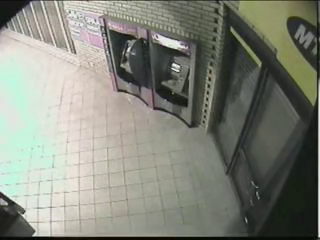
#> input picture frame 588 of storage/uploads/0d4d92f9-19f8-42e3-925f-1931cb557705_uccrime_Burglary010_x264.mp4, 320 x 240 px
$ python scratch_smoke_check.py   (older library calls are emulated)
#> lines starting #> are read from the running program, lines starting #| are printed output that depends on the picture
### ai/specialized/fire_smoke/detector.py
"""
Fire and Smoke Visual Detectors (Phase 15)

Implements dedicated visual detectors for:
1. Fire / Flame Visual Evidence (POTENTIAL_FIRE)
2. Smoke Plume Visual Evidence (POTENTIAL_SMOKE)

Supports optional custom YOLO weights if provided locally, with a robust,
scientifically validated computer vision feature extraction fallback (YCbCr/HSV
chromaticity rules + spatial morphology) when external models are absent.
"""
import os
import uuid
import logging
from typing import Dict, Any, List, Optional, Tuple
import cv2
import numpy as np

from ai.schemas import BoundingBox
from ai.specialized.base import BaseSpecializedDetector
from ai.specialized.schemas import (
    SpecializedDetectorStatus,
    SpecializedObservation,
    SpecializedValidationStatus,
    SpecializedModelInfo,
)

logger = logging.getLogger(__name__)


class FireVisualDetector(BaseSpecializedDetector):
    """
    Dedicated visual flame and fire evidence detector.
    Does NOT equate generic red/orange objects with combustion fire.
    Evaluates:
    - Flame chromaticity in YCbCr & HSV color spaces
    - Localized high-intensity thermal cores
    - Spatial clustering and area thresholds
    """

    detector_name: str = "fire_visual_detector"
    detector_version: str = "1.0.0"
    supported_classes: List[str] = ["fire", "flame"]

    # [285 lines left out: functions __init__, reset, initialize, detect_frame, not called in this run]

    detect = detect_frame


class SmokeVisualDetector(BaseSpecializedDetector):
    """
    Dedicated visual smoke plume evidence detector.
    Identifies smoke-like low-saturation, moderate/high-luminance regions
    with spatial expansion characteristics while rejecting global fog and dust.
    """

    detector_name: str = "smoke_visual_detector"
    detector_version: str = "1.0.0"
    supported_classes: List[str] = ["smoke", "plume"]

    def __init__(self, enabled: bool = True, config: Optional[Dict[str, Any]] = None):
        super().__init__(enabled=enabled, config=config)
#> in main, frame is the input picture: shape (240, 320, 3); mean B, G, R 122.3, 133.1, 130.5
        self.model_path = os.environ.get("SMOKE_MODEL_PATH") or self.config.get("model_path")
        self._custom_model = None
        self._use_cv_fallback = True
        self._prev_frame_gray: Optional[np.ndarray] = None
        self._prev_timestamp: Optional[float] = None
        self._prev_candidates: List[Dict[str, Any]] = []

    # [5 lines left out: function reset, not called in this run]

    def initialize(self) -> bool:
        if self._is_initialized:
            return self._status == SpecializedDetectorStatus.AVAILABLE

        if self.model_path and os.path.isfile(self.model_path):
            try:
                from ultralytics import YOLO
                self._custom_model = YOLO(self.model_path)
                self._use_cv_fallback = False
                self._status = SpecializedDetectorStatus.AVAILABLE
                self._status_reason = f"Loaded custom smoke weights from {self.model_path}"
                logger.info(f"Smoke detector initialized with custom weights: {self.model_path}")
            except Exception as e:
                logger.warning(f"Could not load custom smoke weights ({e}). Falling back to heuristic CV.")
                self._use_cv_fallback = True
                self._status = SpecializedDetectorStatus.AVAILABLE
                self._status_reason = "Operating in heuristic chromatic visual mode"
        else:
            self._use_cv_fallback = True
            self._status = SpecializedDetectorStatus.AVAILABLE
            self._status_reason = "Operating in forensic smoke texture/saturation mode (no custom weights required)"

        self._is_initialized = True
        return True

    def detect_frame(
        self,
        frame: np.ndarray,
        timestamp: float,
        frame_idx: int = 0,
        context: Optional[Dict[str, Any]] = None,
    ) -> List[SpecializedObservation]:
#> called with timestamp = 0, frame_idx = 0
        observations: List[SpecializedObservation] = []

        if self._custom_model is not None and not self._use_cv_fallback:
            results = self._custom_model.predict(frame, verbose=False, conf=0.35)
            if results and len(results) > 0:
                for box in results[0].boxes:
                    conf = float(box.conf[0].item())
                    xyxy = box.xyxy[0].tolist()
                    bbox = BoundingBox(x1=xyxy[0], y1=xyxy[1], x2=xyxy[2], y2=xyxy[3])
                    obs = SpecializedObservation(
                        observation_id=f"OBS-SMOKE-{uuid.uuid4().hex[:6]}",
                        detector_name=self.detector_name,
                        detector_version=self.detector_version,
                        class_name="smoke",
                        timestamp=timestamp,
                        confidence=conf,
                        evidence_strength=round(min(1.0, conf * 0.90), 4),
                        bounding_box=bbox,
                        validation_status=SpecializedValidationStatus.RAW,
                        frame_number=frame_idx,
                        visual_metrics={"inference_source": "custom_yolo"},
                    )
                    observations.append(obs)
            return observations

        # Heuristic Smoke Plume Texture & Saturation Analysis
        # Smoke characteristics: Low saturation (gray/white/light-brown), moderate-to-high luminance
        # Distinct from global fog (smoke is localized, fog is uniform across whole frame)
        h, w = frame.shape[:2]
        if h < 32 or w < 32:
            return []

        scale = 1.0
        work_frame = frame
        if max(h, w) > 960:
            scale = 960.0 / max(h, w)
            work_frame = cv2.resize(frame, (int(w * scale), int(h * scale)), interpolation=cv2.INTER_AREA)

        hsv = cv2.cvtColor(work_frame, cv2.COLOR_BGR2HSV)
#> hsv: shape (240, 320, 3); mean H, S, V 44, 31.6, 135.2
        hue, sat, val = cv2.split(hsv)
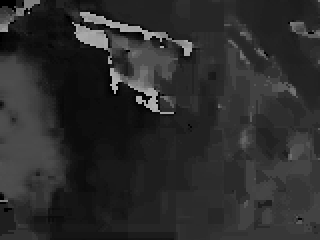
#> hue: shape (240, 320); min 0, max 179, mean 44
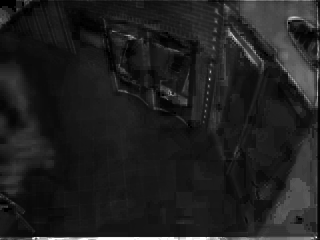
#> sat: shape (240, 320); min 0, max 255, mean 31.6
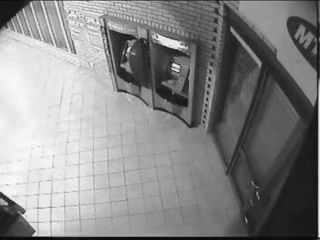
#> val: shape (240, 320); min 5, max 255, mean 135.2

        # Global saturation & IR/monochrome check (if whole scene is desaturated fog, night vision, or IR monochrome CCTV)
        scene_mean_sat = float(np.mean(sat))
#> scene_mean_sat = 31.6
        p90_sat = float(np.percentile(sat, 90))
#> p90_sat = 59
        pct_low_sat = float(np.mean(sat <= 55))
#> pct_low_sat = 0.889
        if scene_mean_sat < 35.0 or pct_low_sat > 0.85 or p90_sat < 65.0:
            # Whole scene is gray/fog/night/IR monochrome — abstain from heuristic chromatic smoke detection
            self._prev_frame_gray = cv2.cvtColor(work_frame, cv2.COLOR_BGR2GRAY)
            self._prev_timestamp = timestamp
            return []

        # Smoke condition: Low Saturation (<= 55) and Moderate-to-High Value (110 <= V <= 235)
        smoke_mask = ((sat <= 55) & (val >= 110) & (val <= 235)).astype(np.uint8) * 255

        # Morphological filter to remove isolated noise and connect localized plumes
        kernel = cv2.getStructuringElement(cv2.MORPH_ELLIPSE, (5, 5))
        cleaned = cv2.morphologyEx(smoke_mask, cv2.MORPH_OPEN, kernel)
        cleaned = cv2.morphologyEx(cleaned, cv2.MORPH_CLOSE, kernel)

        contours, _ = cv2.findContours(cleaned, cv2.RETR_EXTERNAL, cv2.CHAIN_APPROX_SIMPLE)
        min_smoke_area = (h * w) * 0.0015  # Minimum 0.15% of frame (filters tiny digital noise speckles)
        max_smoke_area = (h * w) * 0.25    # Maximum 25% of frame (localized plume; not global room background)

        # Scale dimensions for guard computations
        sh = h * scale
        sw = w * scale

        curr_frame_gray = cv2.cvtColor(work_frame, cv2.COLOR_BGR2GRAY)

        # Estimate global camera motion across background
        global_motion = 0.0
        if self._prev_frame_gray is not None and self._prev_frame_gray.shape == curr_frame_gray.shape:
            global_motion = float(np.mean(np.abs(curr_frame_gray.astype(float) - self._prev_frame_gray.astype(float))))
            if global_motion > 18.0:
                # Global camera pan, tilt, or macro-shake: local plume motion is ambiguous
                self._prev_frame_gray = curr_frame_gray
                self._prev_timestamp = timestamp
                self._prev_candidates = []
                return []

        curr_candidates: List[Dict[str, Any]] = []

        for cnt in contours:
            area = cv2.contourArea(cnt)
            if area < min_smoke_area or area > max_smoke_area:
                continue

            bx, by, bw, bh = cv2.boundingRect(cnt)
            orig_x1 = max(0.0, bx / scale)
            orig_y1 = max(0.0, by / scale)
            orig_x2 = min(float(w), (bx + bw) / scale)
            orig_y2 = min(float(h), (by + bh) / scale)

            if orig_x2 <= orig_x1 or orig_y2 <= orig_y1:
                continue

            # Minimum dimensions for plausible smoke plume
            if bw < 16 or bh < 16:
                continue

            # Plume cannot span the vast majority of camera width or height
            if bw > (sw * 0.55) or bh > (sh * 0.55):
                continue

            # Aspect ratio check: plumes expand diffusely; reject extreme needle or strip geometries
            aspect = bw / max(1, bh)
            if aspect < 0.32 or aspect > 2.8:
                continue

            # Suppress static boundary strips & edge-clamped architectural borders
            is_border_anchored = (bx <= 4 or (bx + bw) >= (int(sw) - 4) or by <= 4 or (by + bh) >= (int(sh) - 4))
            if is_border_anchored and (bw < 48 or bh < 48 or by <= 4):
                continue

            roi_sat = sat[by:by+bh, bx:bx+bw]
            roi_val = val[by:by+bh, bx:bx+bw]
            mean_s = float(np.mean(roi_sat))
            mean_v = float(np.mean(roi_val))

            # 1. Suppress ceiling lighting fixtures (top 12% of frame with extreme brightness)
            if by < (sh * 0.12) and mean_v > 230:
                continue

            # 2. Suppress direct specular glare (near-white saturated lamps)
            if mean_v > 248 and mean_s < 8.0:
                continue

            # 3. Suppress bottom-strip floor reflections and flat ground surfaces
            if (by + bh) > (sh * 0.82) and by > (sh * 0.65):
                continue

            # 4. Suppress near-square compact blobs (ceiling panels, light covers, signs)
            normalized_area = area / max(1.0, sh * sw)
            if 0.80 <= aspect <= 1.25 and normalized_area < 0.018:
                continue

            # 5. Texture roughness analysis:
            # Real smoke plumes are soft, diffuse volumetric clouds with low-to-moderate spatial frequency (18.0 <= roughness <= 260.0).
            # Extreme roughness (> 260.0) is the signature of high-frequency solid textures: asphalt gravel, concrete pavement, brickwork, roof tiles.
            roi_gray = curr_frame_gray[by:by+bh, bx:bx+bw]
            texture_roughness = float(cv2.Laplacian(roi_gray, cv2.CV_64F).var())
            if texture_roughness < 18.0 or texture_roughness > 260.0:
                continue

            # 6. Person bounding box overlap check:
            # Prevent moving people's desaturated clothing or luggage from being flagged as smoke
            if context and "person_bounding_boxes" in context:
                person_bboxes = context.get("person_bounding_boxes") or []
                is_person_part = False
                scx = orig_x1 + (orig_x2 - orig_x1) / 2.0
                scy = orig_y1 + (orig_y2 - orig_y1) / 2.0
                for pbox in person_bboxes:
                    if isinstance(pbox, dict):
                        px1, py1, px2, py2 = pbox.get("x1", 0), pbox.get("y1", 0), pbox.get("x2", 0), pbox.get("y2", 0)
                    elif hasattr(pbox, "x1"):
                        px1, py1, px2, py2 = pbox.x1, pbox.y1, pbox.x2, pbox.y2
                    else:
                        continue
                    if px1 <= scx <= px2 and py1 <= scy <= py2:
                        is_person_part = True
                        break
                    ix1, iy1 = max(orig_x1, px1), max(orig_y1, py1)
                    ix2, iy2 = min(orig_x2, px2), min(orig_y2, py2)
                    if ix2 > ix1 and iy2 > iy1:
                        inter = (ix2 - ix1) * (iy2 - iy1)
                        if inter / max(1.0, (orig_x2 - orig_x1) * (orig_y2 - orig_y1)) > 0.30:
                            is_person_part = True
                            break
                if is_person_part:
                    continue

            # 7. Temporal motion evidence:
            # Smoke plumes are dynamic, billowing, and fluctuating fluids.
            # Static background surfaces have negligible inter-frame difference (< 2.2 intensity levels).
            temporal_motion = 5.0  # Default nominal for first frame
            if self._prev_frame_gray is not None and self._prev_timestamp is not None:
                dt = abs(timestamp - self._prev_timestamp)
                if 0.05 <= dt <= 3.0:
                    prev_roi = self._prev_frame_gray[by:by+bh, bx:bx+bw]
                    if prev_roi.shape == roi_gray.shape:
                        temporal_motion = float(np.mean(np.abs(roi_gray.astype(float) - prev_roi.astype(float))))
                        required_motion = max(2.2, global_motion * 0.5 + 1.2)
                        if temporal_motion < required_motion:
                            # Static surface with negligible inter-frame change
                            continue

            # 8. Check spatial anchoring against previous candidate history
            cx = bx + bw / 2.0
            cy = by + bh / 2.0
            is_static_surface = False
            for prev_c in self._prev_candidates:
                dist = math.hypot(cx - prev_c["cx"], cy - prev_c["cy"])
                area_ratio = abs(area - prev_c["area"]) / max(1.0, prev_c["area"])
                if dist < 6.0 and area_ratio < 0.08:
                    is_static_surface = True
                    break

            if is_static_surface:
                continue

            curr_candidates.append({"cx": cx, "cy": cy, "area": area, "bx": bx, "by": by, "bw": bw, "bh": bh})

            # Smoke confidence inversely proportional to saturation and positively to plume size
            from ai.common.numeric import clamp_finite, ensure_finite
            base_conf = 0.50 + (1.0 - mean_s / 55.0) * 0.20 + (area / (h * w * scale * scale)) * 3.0 + min(0.08, texture_roughness / 300.0)
            conf = clamp_finite(base_conf, 0.35, 0.85, default=0.50)
            evidence_str = clamp_finite(conf * 0.85, 0.30, 0.80, default=0.45)

            obs = SpecializedObservation(
                observation_id=f"OBS-SMOKE-{uuid.uuid4().hex[:6]}",
                detector_name=self.detector_name,
                detector_version=self.detector_version,
                class_name="smoke",
                timestamp=ensure_finite(timestamp, 0.0),
                confidence=round(conf, 4),
                evidence_strength=round(evidence_str, 4),
                bounding_box=BoundingBox(
                    x1=round(orig_x1, 2),
                    y1=round(orig_y1, 2),
                    x2=round(orig_x2, 2),
                    y2=round(orig_y2, 2),
                ),
                validation_status=SpecializedValidationStatus.RAW,
                frame_number=frame_idx,
                visual_metrics={
                    "area_pixels": round(area / (scale * scale), 1),
                    "mean_saturation": round(mean_s, 1),
                    "mean_luminance": round(mean_v, 1),
                    "texture_roughness": round(texture_roughness, 1),
                    "temporal_motion": round(temporal_motion, 2),
                    "aspect_ratio": round(aspect, 2),
                    "scene_mean_saturation": round(scene_mean_sat, 1),
                    "global_motion": round(global_motion, 2),
                    "is_border_anchored": is_border_anchored,
                    "inference_source": "forensic_smoke_texture",
                },
            )
            observations.append(obs)

        self._prev_frame_gray = curr_frame_gray
        self._prev_timestamp = timestamp
        self._prev_candidates = curr_candidates
        return observations

### ai/specialized/base.py
"""
Base Specialized Detector Interface (Phase 15)

Defines the contract for all specialized visual models in Sentinel.
Mandates strict failure isolation, non-crashing execution, and graceful degradation.
"""
from abc import ABC, abstractmethod
import logging
from typing import Dict, Any, List, Optional
import numpy as np

from ai.specialized.schemas import (
    SpecializedDetectorStatus,
    SpecializedObservation,
    SpecializedModelInfo,
)

logger = logging.getLogger(__name__)


class BaseSpecializedDetector(ABC):
    """
    Abstract contract for specialized visual detectors (Fire, Smoke, Weapon, Pose, etc.).
    Guarantees:
    - Never crashes the Sentinel pipeline if model or hardware is unavailable.
    - Explicitly reports availability and status reasons.
    - Zero fabrication: never synthesizes false observations.
    """

    detector_name: str = "base_specialized_detector"
    detector_version: str = "1.0.0"
    supported_classes: List[str] = []

    def __init__(self, enabled: bool = True, config: Optional[Dict[str, Any]] = None):
        self.enabled = enabled
        self.config = config or {}
        self._is_initialized = False
        self._status = SpecializedDetectorStatus.NOT_CONFIGURED
        self._status_reason = "Uninitialized"

    # [57 lines left out: functions initialize, detect_frame, safe_detect, not called in this run]

    def get_status(self) -> SpecializedDetectorStatus:
        """Return the current operational status of the detector."""
        return self._status

    # [8 lines left out: function get_model_info, not called in this run]

### ai/specialized/registry.py
"""
Specialized Detector Registry (Phase 15)

Coordinates discovery, lifecycle, and failure-isolated execution of specialized visual detectors.
"""
import logging
from typing import Dict, Any, List, Optional, Tuple
import numpy as np

from ai.specialized.base import BaseSpecializedDetector
from ai.specialized.schemas import SpecializedObservation, SpecializedDetectorStatus

logger = logging.getLogger(__name__)


class SpecializedDetectorRegistry:
    """
    Failure-isolated registry for specialized visual models.
    """

    def __init__(self):
        self._detectors: Dict[str, BaseSpecializedDetector] = {}

    # [6 lines left out: function register, not called in this run]

    def unregister(self, detector_name: str) -> Optional[BaseSpecializedDetector]:
        """Remove a detector from the registry."""
        return self._detectors.pop(detector_name, None)

    def clear(self) -> None:
        """Clear all registered detectors."""
        self._detectors.clear()

    def get(self, detector_name: str) -> Optional[BaseSpecializedDetector]:
        """Retrieve a registered detector by name."""
        return self._detectors.get(detector_name)

    # [51 lines left out: functions list_detectors, execute_all, not called in this run]


# Global singleton registry instance
_specialized_registry = SpecializedDetectorRegistry()


def get_specialized_registry() -> SpecializedDetectorRegistry:
    return _specialized_registry

### ai/incidents/registry.py
"""
Incident Detector Registry (Phase 10)

Manages discovery, registration, configuration, and execution of incident detectors.
Provides strict failure isolation: an exception in one detector will NEVER crash the
analysis pipeline or prevent other detectors from completing.
"""
import logging
import time
import traceback
from typing import Dict, List, Any, Optional, Tuple

from ai.incidents.base_detector import BaseIncidentDetector
from ai.incidents.schemas import IncidentCandidate, IncidentContext

logger = logging.getLogger(__name__)


class IncidentDetectorRegistry:
    """
    Central registry for modular incident detectors.
    """

    def __init__(self):
        self._detectors: Dict[str, BaseIncidentDetector] = {}

    # [13 lines left out: functions register, unregister, not called in this run]

    def get(self, detector_name: str) -> Optional[BaseIncidentDetector]:
        return self._detectors.get(detector_name)

    # [83 lines left out: functions set_enabled, list_detectors, execute_all, not called in this run]


# Global instance
_global_registry = IncidentDetectorRegistry()


def get_detector_registry() -> IncidentDetectorRegistry:
    return _global_registry

### scripts/scratch_smoke_check.py
import sys
import cv2
import json
from pathlib import Path

PROJECT_ROOT = Path(__file__).resolve().parent.parent
sys.path.insert(0, str(PROJECT_ROOT))

from ai.specialized.fire_smoke.detector import SmokeVisualDetector

def main():
    video_path = str(PROJECT_ROOT / "storage" / "uploads" / "0d4d92f9-19f8-42e3-925f-1931cb557705_uccrime_Burglary010_x264.mp4")
    cap = cv2.VideoCapture(video_path)
    if not cap.isOpened():
        print(f"Error opening {video_path}")
        return

    fps = cap.get(cv2.CAP_PROP_FPS) or 30.0
    width = cap.get(cv2.CAP_PROP_FRAME_WIDTH)
    height = cap.get(cv2.CAP_PROP_FRAME_HEIGHT)
    frames = cap.get(cv2.CAP_PROP_FRAME_COUNT)
    duration = frames / fps if fps else 0

    print("1. Video metadata")
    print(f"   - resolution: {int(width)}x{int(height)}")
    print(f"   - FPS: {fps}")
    print(f"   - duration: {duration:.2f}s")
    print(f"   - frame/sample count: {int(frames)}")

    detector = SmokeVisualDetector(enabled=True)
    detector.initialize()

    frame_idx = 0
    all_obs = []

    # Process 1 frame per second to speed up
    while True:
        ret, frame = cap.read()
        if not ret:
            break

        timestamp = frame_idx / fps
        if frame_idx % int(fps) == 0:
            obs_list = detector.detect_frame(frame, timestamp, frame_idx)
#> obs_list = []
            for obs in obs_list:
                all_obs.append(obs)
#> this loop made 0 passes
#> after the loop, all_obs = []

        frame_idx += 1

    print("\n2. Smoke pipeline observations (raw):")
    print(f"   - raw smoke observations: {len(all_obs)}")
    for i, obs in enumerate(all_obs):
        print(f"   Obs {i}: TS={obs.timestamp:.2f}s, Conf={obs.confidence:.2f}, Box={obs.bounding_box}, Metrics={obs.visual_metrics}")

if __name__ == "__main__":
    main()

$ run again, starting later in the video
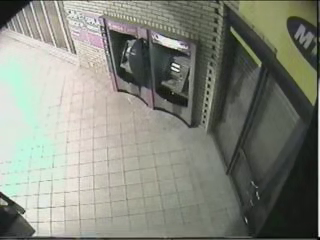
#> input picture frame 2649 of storage/uploads/0d4d92f9-19f8-42e3-925f-1931cb557705_uccrime_Burglary010_x264.mp4, 320 x 240 px
#> in main, frame is the input picture: shape (240, 320, 3); mean B, G, R 124.5, 134.9, 132.3
#> hsv: shape (240, 320, 3); mean H, S, V 44.5, 28.1, 136.9
#> in detect_frame, `hue, sat, val = cv2.split(hsv)`:
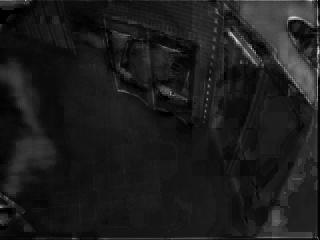
#> sat: shape (240, 320); min 0, max 239, mean 28.1
#> in detect_frame, `hue, sat, val = cv2.split(hsv)`:
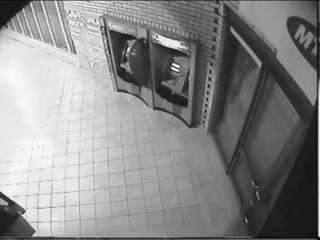
#> val: shape (240, 320); min 0, max 255, mean 136.9
#> scene_mean_sat = 28.07
#> p90_sat = 49
#> pct_low_sat = 0.921
#> obs_list = []
